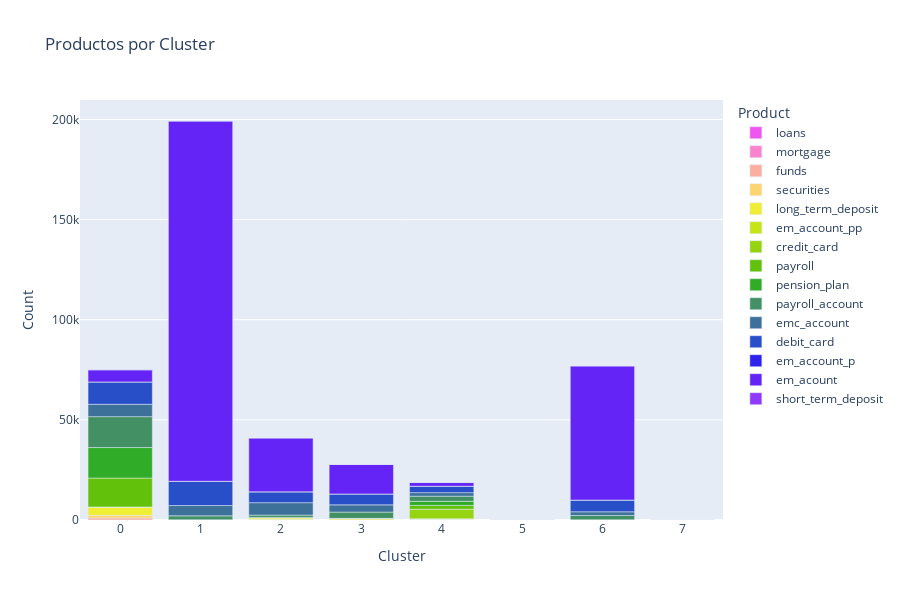

Notebook cell for this chart:
### Code cell
evolucion_horizontal = px.bar(clientes_actuales_, 
                              x="Cluster", y="Count", color='Product', orientation='v', 
                              height=600,title='Productos por Cluster', 
                              color_discrete_sequence = px.colors.cyclical.mygbm)
evolucion_horizontal.show()

### Figure 1 — Plotly figure (JSON) as saved in the notebook; plotly's stock layout.template omitted (floating-point values rounded to 4 significant figures)
{"data": [{"alignmentgroup": "True", "hovertemplate": "Product=loans<br>Cluster=%{x}<br>Count=%{y}<extra></extra>", "legendgroup": "loans", "marker": {"color": "#ef55f1"}, "name": "loans", "offsetgroup": "loans", "orientation": "v", "showlegend": true, "textposition": "auto", "type": "bar", "x": [0, 1, 2, 3, 4, 5, 6, 7], "xaxis": "x", "y": [0, 0, 0, 0, 30, 0, 0, 0], "yaxis": "y"}, {"alignmentgroup": "True", "hovertemplate": "Product=mortgage<br>Cluster=%{x}<br>Count=%{y}<extra></extra>", "legendgroup": "mortgage", "marker": {"color": "#fb84ce"}, "name": "mortgage", "offsetgroup": "mortgage", "orientation": "v", "showlegend": true, "textposition": "auto", "type": "bar", "x": [0, 1, 2, 3, 4, 5, 6, 7], "xaxis": "x", "y": [11, 0, 2, 0, 10, 0, 0, 0], "yaxis": "y"}, {"alignmentgroup": "True", "hovertemplate": "Product=funds<br>Cluster=%{x}<br>Count=%{y}<extra></extra>", "legendgroup": "funds", "marker": {"color": "#fbafa1"}, "name": "funds", "offsetgroup": "funds", "orientation": "v", "showlegend": true, "textposition": "auto", "type": "bar", "x": [0, 1, 2, 3, 4, 5, 6, 7], "xaxis": "x", "y": [993, 21, 125, 62, 102, 3, 9, 0], "yaxis": "y"}, {"alignmentgroup": "True", "hovertemplate": "Product=securities<br>Cluster=%{x}<br>Count=%{y}<extra></extra>", "legendgroup": "securities", "marker": {"color": "#fcd471"}, "name": "securities", "offsetgroup": "securities", "orientation": "v", "showlegend": true, "textposition": "auto", "type": "bar", "x": [0, 1, 2, 3, 4, 5, 6, 7], "xaxis": "x", "y": [1337, 45, 147, 54, 190, 9, 7, 0], "yaxis": "y"}, {"alignmentgroup": "True", "hovertemplate": "Product=long_term_deposit<br>Cluster=%{x}<br>Count=%{y}<extra></extra>", "legendgroup": "long_term_deposit", "marker": {"color": "#f0ed35"}, "name": "long_term_deposit", "offsetgroup": "long_term_deposit", "orientation": "v", "showlegend": true, "textposition": "auto", "type": "bar", "x": [0, 1, 2, 3, 4, 5, 6, 7], "xaxis": "x", "y": [4202, 35, 899, 643, 245, 32, 73, 0], "yaxis": "y"}, {"alignmentgroup": "True", "hovertemplate": "Product=em_account_pp<br>Cluster=%{x}<br>Count=%{y}<extra></extra>", "legendgroup": "em_account_pp", "marker": {"color": "#c6e516"}, "name": "em_account_pp", "offsetgroup": "em_account_pp", "orientation": "v", "showlegend": true, "textposition": "auto", "type": "bar", "x": [0, 1, 2, 3, 4, 5, 6, 7], "xaxis": "x", "y": [0, 0, 0, 0, 0, 0, 0, 0], "yaxis": "y"}, {"alignmentgroup": "True", "hovertemplate": "Product=credit_card<br>Cluster=%{x}<br>Count=%{y}<extra></extra>", "legendgroup": "credit_card", "marker": {"color": "#96d310"}, "name": "credit_card", "offsetgroup": "credit_card", "orientation": "v", "showlegend": true, "textposition": "auto", "type": "bar", "x": [0, 1, 2, 3, 4, 5, 6, 7], "xaxis": "x", "y": [0, 0, 0, 0, 4799, 0, 0, 2], "yaxis": "y"}, {"alignmentgroup": "True", "hovertemplate": "Product=payroll<br>Cluster=%{x}<br>Count=%{y}<extra></extra>", "legendgroup": "payroll", "marker": {"color": "#61c10b"}, "name": "payroll", "offsetgroup": "payroll", "orientation": "v", "showlegend": true, "textposition": "auto", "type": "bar", "x": [0, 1, 2, 3, 4, 5, 6, 7], "xaxis": "x", "y": [14393, 2, 7, 25, 1905, 0, 0, 1], "yaxis": "y"}, {"alignmentgroup": "True", "hovertemplate": "Product=pension_plan<br>Cluster=%{x}<br>Count=%{y}<extra></extra>", "legendgroup": "pension_plan", "marker": {"color": "#31ac28"}, "name": "pension_plan", "offsetgroup": "pension_plan", "orientation": "v", "showlegend": true, "textposition": "auto", "type": "bar", "x": [0, 1, 2, 3, 4, 5, 6, 7], "xaxis": "x", "y": [15246, 3, 16, 28, 2037, 22, 0, 1], "yaxis": "y"}, {"alignmentgroup": "True", "hovertemplate": "Product=payroll_account<br>Cluster=%{x}<br>Count=%{y}<extra></extra>", "legendgroup": "payroll_account", "marker": {"color": "#439064"}, "name": "payroll_account", "offsetgroup": "payroll_account", "orientation": "v", "showlegend": true, "textposition": "auto", "type": "bar", "x": [0, 1, 2, 3, 4, 5, 6, 7], "xaxis": "x", "y": [15426, 1969, 1239, 3137, 2572, 0, 2185, 1], "yaxis": "y"}, {"alignmentgroup": "True", "hovertemplate": "Product=emc_account<br>Cluster=%{x}<br>Count=%{y}<extra></extra>", "legendgroup": "emc_account", "marker": {"color": "#3d719a"}, "name": "emc_account", "offsetgroup": "emc_account", "orientation": "v", "showlegend": true, "textposition": "auto", "type": "bar", "x": [0, 1, 2, 3, 4, 5, 6, 7], "xaxis": "x", "y": [6180, 5141, 6211, 3611, 1770, 0, 1835, 3], "yaxis": "y"}, {"alignmentgroup": "True", "hovertemplate": "Product=debit_card<br>Cluster=%{x}<br>Count=%{y}<extra></extra>", "legendgroup": "debit_card", "marker": {"color": "#284ec8"}, "name": "debit_card", "offsetgroup": "debit_card", "orientation": "v", "showlegend": true, "textposition": "auto", "type": "bar", "x": [0, 1, 2, 3, 4, 5, 6, 7], "xaxis": "x", "y": [11166, 12130, 5430, 5457, 3210, 0, 5860, 8], "yaxis": "y"}, {"alignmentgroup": "True", "hovertemplate": "Product=em_account_p<br>Cluster=%{x}<br>Count=%{y}<extra></extra>", "legendgroup": "em_account_p", "marker": {"color": "#2e21ea"}, "name": "em_account_p", "offsetgroup": "em_account_p", "orientation": "v", "showlegend": true, "textposition": "auto", "type": "bar", "x": [0, 1, 2, 3, 4, 5, 6, 7], "xaxis": "x", "y": [2, 0, 0, 0, 0, 0, 0, 0], "yaxis": "y"}, {"alignmentgroup": "True", "hovertemplate": "Product=em_acount<br>Cluster=%{x}<br>Count=%{y}<extra></extra>", "legendgroup": "em_acount", "marker": {"color": "#6324f5"}, "name": "em_acount", "offsetgroup": "em_acount", "orientation": "v", "showlegend": true, "textposition": "auto", "type": "bar", "x": [0, 1, 2, 3, 4, 5, 6, 7], "xaxis": "x", "y": [6048, 179879, 26891, 14693, 1844, 0, 66983, 42], "yaxis": "y"}, {"alignmentgroup": "True", "hovertemplate": "Product=short_term_deposit<br>Cluster=%{x}<br>Count=%{y}<extra></extra>", "legendgroup": "short_term_deposit", "marker": {"color": "#9139fa"}, "name": "short_term_deposit", "offsetgroup": "short_term_deposit", "orientation": "v", "showlegend": true, "textposition": "auto", "type": "bar", "x": [0, 1, 2, 3, 4, 5, 6, 7], "xaxis": "x", "y": [2, 0, 0, 0, 0, 0, 0, 0], "yaxis": "y"}], "layout": {"barmode": "relative", "height": 600, "legend": {"title": {"text": "Product"}, "tracegroupgap": 0}, "title": {"text": "Productos por Cluster"}, "xaxis": {"anchor": "y", "domain": [0, 1], "title": {"text": "Cluster"}}, "yaxis": {"anchor": "x", "domain": [0, 1], "title": {"text": "Count"}}}}
